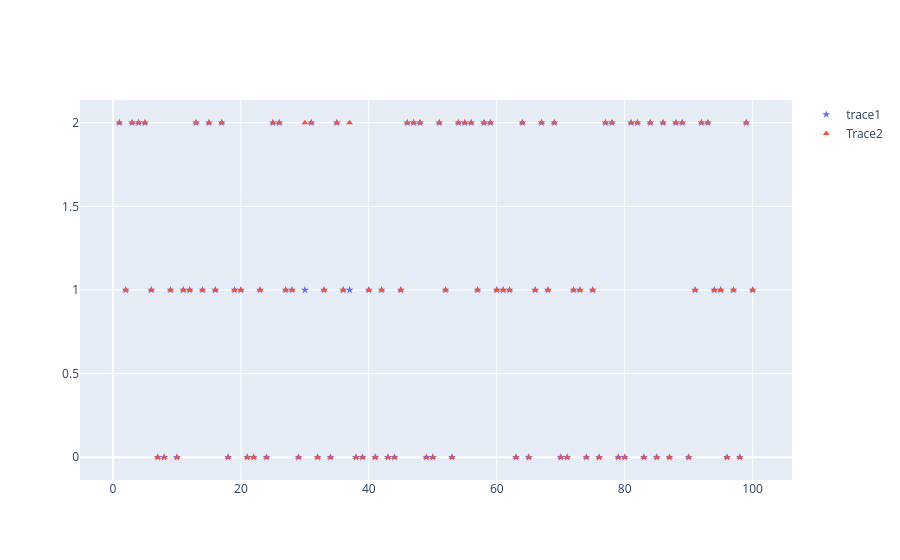

Notebook cell for this chart:
### Code cell
trace1 = px.scatter(df1,x='x',y='x1')
trace1.for_each_trace(
    lambda trace: trace.update(name="trace1",marker=dict(symbol=['star']*len(df1)),showlegend=True) 
)
# trace1.update_traces(
#     marker=dict(
#         symbol=['star']*len(df1)),name='trace1')

trace2 = go.Scatter(x=df1['x'],y=df1['x2'],name='Trace2',mode='markers',marker=dict(symbol='triangle-up') )
fig = go.Figure(data=trace1.data+tuple([trace2]))
fig.show()

### Figure 1 — Plotly figure (JSON) as saved in the notebook; plotly's stock layout.template omitted (floating-point values rounded to 4 significant figures)
{"data": [{"hovertemplate": "x=%{x}<br>x1=%{y}<extra></extra>", "legendgroup": "", "marker": {"color": "#636efa", "symbol": ["star", "star", "star", "star", "star", "star", "star", "star", "star", "star", "star", "star", "star", "star", "star", "star", "star", "star", "star", "star", "star", "star", "star", "star", "star", "star", "star", "star", "star", "star", "star", "star", "star", "star", "star", "star", "star", "star", "star", "star", "star", "star", "star", "star", "star", "star", "star", "star", "star", "star", "star", "star", "star", "star", "star", "star", "star", "star", "star", "star", "star", "star", "star", "star", "star", "star", "star", "star", "star", "star", "star", "star", "star", "star", "star", "star", "star", "star", "star", "star", "star", "star", "star", "star", "star", "star", "star", "star", "star", "star", "star", "star", "star", "star", "star", "star", "star", "star", "star", "star"]}, "mode": "markers", "name": "trace1", "orientation": "v", "showlegend": true, "type": "scatter", "x": [1, 2, 3, 4, 5, 6, 7, 8, 9, 10, 11, 12, 13, 14, 15, 16, 17, 18, 19, 20, 21, 22, 23, 24, 25, 26, 27, 28, 29, 30, 31, 32, 33, 34, 35, 36, 37, 38, 39, 40, 41, 42, 43, 44, 45, 46, 47, 48, 49, 50, 51, 52, 53, 54, 55, 56, 57, 58, 59, 60, 61, 62, 63, 64, 65, 66, 67, 68, 69, 70, 71, 72, 73, 74, 75, 76, 77, 78, 79, 80, 81, 82, 83, 84, 85, 86, 87, 88, 89, 90, 91, 92, 93, 94, 95, 96, 97, 98, 99, 100], "xaxis": "x", "y": [2, 1, 2, 2, 2, 1, 0, 0, 1, 0, 1, 1, 2, 1, 2, 1, 2, 0, 1, 1, 0, 0, 1, 0, 2, 2, 1, 1, 0, 1, 2, 0, 1, 0, 2, 1, 1, 0, 0, 1, 0, 1, 0, 0, 1, 2, 2, 2, 0, 0, 2, 1, 0, 2, 2, 2, 1, 2, 2, 1, 1, 1, 0, 2, 0, 1, 2, 1, 2, 0, 0, 1, 1, 0, 1, 0, 2, 2, 0, 0, 2, 2, 0, 2, 0, 2, 0, 2, 2, 0, 1, 2, 2, 1, 1, 0, 1, 0, 2, 1], "yaxis": "y"}, {"marker": {"symbol": "triangle-up"}, "mode": "markers", "name": "Trace2", "type": "scatter", "x": [1, 2, 3, 4, 5, 6, 7, 8, 9, 10, 11, 12, 13, 14, 15, 16, 17, 18, 19, 20, 21, 22, 23, 24, 25, 26, 27, 28, 29, 30, 31, 32, 33, 34, 35, 36, 37, 38, 39, 40, 41, 42, 43, 44, 45, 46, 47, 48, 49, 50, 51, 52, 53, 54, 55, 56, 57, 58, 59, 60, 61, 62, 63, 64, 65, 66, 67, 68, 69, 70, 71, 72, 73, 74, 75, 76, 77, 78, 79, 80, 81, 82, 83, 84, 85, 86, 87, 88, 89, 90, 91, 92, 93, 94, 95, 96, 97, 98, 99, 100], "y": [2, 1, 2, 2, 2, 1, 0, 0, 1, 0, 1, 1, 2, 1, 2, 1, 2, 0, 1, 1, 0, 0, 1, 0, 2, 2, 1, 1, 0, 2, 2, 0, 1, 0, 2, 1, 2, 0, 0, 1, 0, 1, 0, 0, 1, 2, 2, 2, 0, 0, 2, 1, 0, 2, 2, 2, 1, 2, 2, 1, 1, 1, 0, 2, 0, 1, 2, 1, 2, 0, 0, 1, 1, 0, 1, 0, 2, 2, 0, 0, 2, 2, 0, 2, 0, 2, 0, 2, 2, 0, 1, 2, 2, 1, 1, 0, 1, 0, 2, 1]}], "layout": {}}
